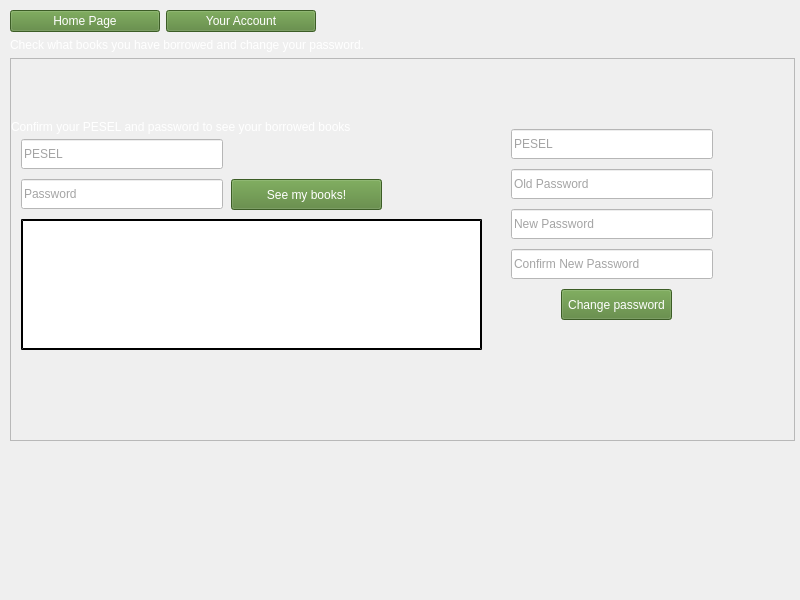
<?xml version="1.0" encoding="UTF-8"?>
<ui version="4.0">
 <class>accountview</class>
 <widget class="QWidget" name="accountview">
  <property name="geometry">
   <rect>
    <x>0</x>
    <y>0</y>
    <width>800</width>
    <height>600</height>
   </rect>
  </property>
  <property name="windowTitle">
   <string>Form</string>
  </property>
  <widget class="QWidget" name="layoutWidget">
   <property name="geometry">
    <rect>
     <x>10</x>
     <y>10</y>
     <width>785</width>
     <height>431</height>
    </rect>
   </property>
   <layout class="QVBoxLayout" name="verticalLayout_2">
    <item>
     <layout class="QHBoxLayout" name="horizontalLayout_7">
      <property name="sizeConstraint">
       <enum>QLayout::SetFixedSize</enum>
      </property>
      <property name="rightMargin">
       <number>400</number>
      </property>
      <item>
       <widget class="QPushButton" name="pushButton_home_search_a_book_2">
        <property name="sizePolicy">
         <sizepolicy hsizetype="Minimum" vsizetype="Preferred">
          <horstretch>0</horstretch>
          <verstretch>0</verstretch>
         </sizepolicy>
        </property>
        <property name="minimumSize">
         <size>
          <width>150</width>
          <height>0</height>
         </size>
        </property>
        <property name="maximumSize">
         <size>
          <width>150</width>
          <height>30</height>
         </size>
        </property>
        <property name="styleSheet">
         <string notr="true">background-color: rgb(84, 130, 53);
color: rgb(255, 255, 255);</string>
        </property>
        <property name="text">
         <string>Home Page</string>
        </property>
       </widget>
      </item>
      <item alignment="Qt::AlignLeft">
       <widget class="QPushButton" name="pushButton_home_your_account_2">
        <property name="sizePolicy">
         <sizepolicy hsizetype="Minimum" vsizetype="Preferred">
          <horstretch>0</horstretch>
          <verstretch>0</verstretch>
         </sizepolicy>
        </property>
        <property name="minimumSize">
         <size>
          <width>150</width>
          <height>0</height>
         </size>
        </property>
        <property name="maximumSize">
         <size>
          <width>150</width>
          <height>30</height>
         </size>
        </property>
        <property name="styleSheet">
         <string notr="true">background-color: rgb(84, 130, 53);
color: rgb(255, 255, 255);</string>
        </property>
        <property name="text">
         <string>Your Account</string>
        </property>
       </widget>
      </item>
     </layout>
    </item>
    <item>
     <widget class="QLabel" name="label_2">
      <property name="styleSheet">
       <string notr="true">color: rgb(255, 255, 255);
font: 75 10pt &quot;Calibri&quot;;</string>
      </property>
      <property name="text">
       <string>Check what books you have borrowed and change your password.</string>
      </property>
     </widget>
    </item>
    <item>
     <layout class="QHBoxLayout" name="horizontalLayout_8"/>
    </item>
    <item>
     <widget class="QScrollArea" name="scrollArea_2">
      <property name="widgetResizable">
       <bool>true</bool>
      </property>
      <widget class="QWidget" name="scrollAreaWidgetContents">
       <property name="geometry">
        <rect>
         <x>0</x>
         <y>0</y>
         <width>781</width>
         <height>353</height>
        </rect>
       </property>
       <widget class="QLineEdit" name="lineEdit_pesel_p">
        <property name="geometry">
         <rect>
          <x>500</x>
          <y>70</y>
          <width>202</width>
          <height>30</height>
         </rect>
        </property>
        <property name="minimumSize">
         <size>
          <width>0</width>
          <height>30</height>
         </size>
        </property>
        <property name="styleSheet">
         <string notr="true">background-color: rgb(255, 255, 255);
color: rgb(74, 74, 74);</string>
        </property>
        <property name="placeholderText">
         <string>PESEL</string>
        </property>
       </widget>
       <widget class="QLineEdit" name="lineEdit_old_pass">
        <property name="geometry">
         <rect>
          <x>500</x>
          <y>110</y>
          <width>202</width>
          <height>30</height>
         </rect>
        </property>
        <property name="minimumSize">
         <size>
          <width>0</width>
          <height>30</height>
         </size>
        </property>
        <property name="styleSheet">
         <string notr="true">background-color: rgb(255, 255, 255);
color: rgb(74, 74, 74);</string>
        </property>
        <property name="placeholderText">
         <string>Old Password</string>
        </property>
       </widget>
       <widget class="QPushButton" name="pushButton_change_password">
        <property name="geometry">
         <rect>
          <x>550</x>
          <y>230</y>
          <width>111</width>
          <height>31</height>
         </rect>
        </property>
        <property name="styleSheet">
         <string notr="true">background-color: rgb(84, 130, 53);
color: rgb(255, 255, 255);</string>
        </property>
        <property name="text">
         <string>Change password</string>
        </property>
       </widget>
       <widget class="QLineEdit" name="lineEdit_new_pass">
        <property name="geometry">
         <rect>
          <x>500</x>
          <y>150</y>
          <width>202</width>
          <height>30</height>
         </rect>
        </property>
        <property name="minimumSize">
         <size>
          <width>0</width>
          <height>30</height>
         </size>
        </property>
        <property name="styleSheet">
         <string notr="true">background-color: rgb(255, 255, 255);
color: rgb(74, 74, 74);</string>
        </property>
        <property name="placeholderText">
         <string>New Password</string>
        </property>
       </widget>
       <widget class="QLineEdit" name="lineEdit_new_pass_confirm">
        <property name="geometry">
         <rect>
          <x>500</x>
          <y>190</y>
          <width>202</width>
          <height>30</height>
         </rect>
        </property>
        <property name="minimumSize">
         <size>
          <width>0</width>
          <height>30</height>
         </size>
        </property>
        <property name="styleSheet">
         <string notr="true">background-color: rgb(255, 255, 255);
color: rgb(74, 74, 74);</string>
        </property>
        <property name="placeholderText">
         <string>Confirm New Password</string>
        </property>
       </widget>
       <widget class="QLabel" name="label_3">
        <property name="geometry">
         <rect>
          <x>0</x>
          <y>60</y>
          <width>471</width>
          <height>16</height>
         </rect>
        </property>
        <property name="styleSheet">
         <string notr="true">color: rgb(255, 255, 255);
font: 75 10pt &quot;Calibri&quot;;</string>
        </property>
        <property name="text">
         <string>Confirm your PESEL and password to see your borrowed books</string>
        </property>
       </widget>
       <widget class="QLineEdit" name="lineEdit_pesel_b">
        <property name="geometry">
         <rect>
          <x>10</x>
          <y>80</y>
          <width>202</width>
          <height>30</height>
         </rect>
        </property>
        <property name="minimumSize">
         <size>
          <width>0</width>
          <height>30</height>
         </size>
        </property>
        <property name="styleSheet">
         <string notr="true">background-color: rgb(255, 255, 255);
color: rgb(74, 74, 74);</string>
        </property>
        <property name="placeholderText">
         <string>PESEL</string>
        </property>
       </widget>
       <widget class="QLineEdit" name="lineEdit_password_b">
        <property name="geometry">
         <rect>
          <x>10</x>
          <y>120</y>
          <width>202</width>
          <height>30</height>
         </rect>
        </property>
        <property name="minimumSize">
         <size>
          <width>0</width>
          <height>30</height>
         </size>
        </property>
        <property name="styleSheet">
         <string notr="true">background-color: rgb(255, 255, 255);
color: rgb(74, 74, 74);</string>
        </property>
        <property name="placeholderText">
         <string>Password</string>
        </property>
       </widget>
       <widget class="QPushButton" name="pushButton_see_books">
        <property name="geometry">
         <rect>
          <x>220</x>
          <y>120</y>
          <width>151</width>
          <height>31</height>
         </rect>
        </property>
        <property name="styleSheet">
         <string notr="true">background-color: rgb(84, 130, 53);
color: rgb(255, 255, 255);</string>
        </property>
        <property name="text">
         <string>See my books!</string>
        </property>
       </widget>
       <widget class="QTableView" name="tableView_2">
        <property name="geometry">
         <rect>
          <x>10</x>
          <y>160</y>
          <width>461</width>
          <height>131</height>
         </rect>
        </property>
        <property name="styleSheet">
         <string notr="true">background: white;
     border: 2px outset black;</string>
        </property>
       </widget>
      </widget>
     </widget>
    </item>
   </layout>
  </widget>
 </widget>
 <resources/>
 <connections/>
</ui>
